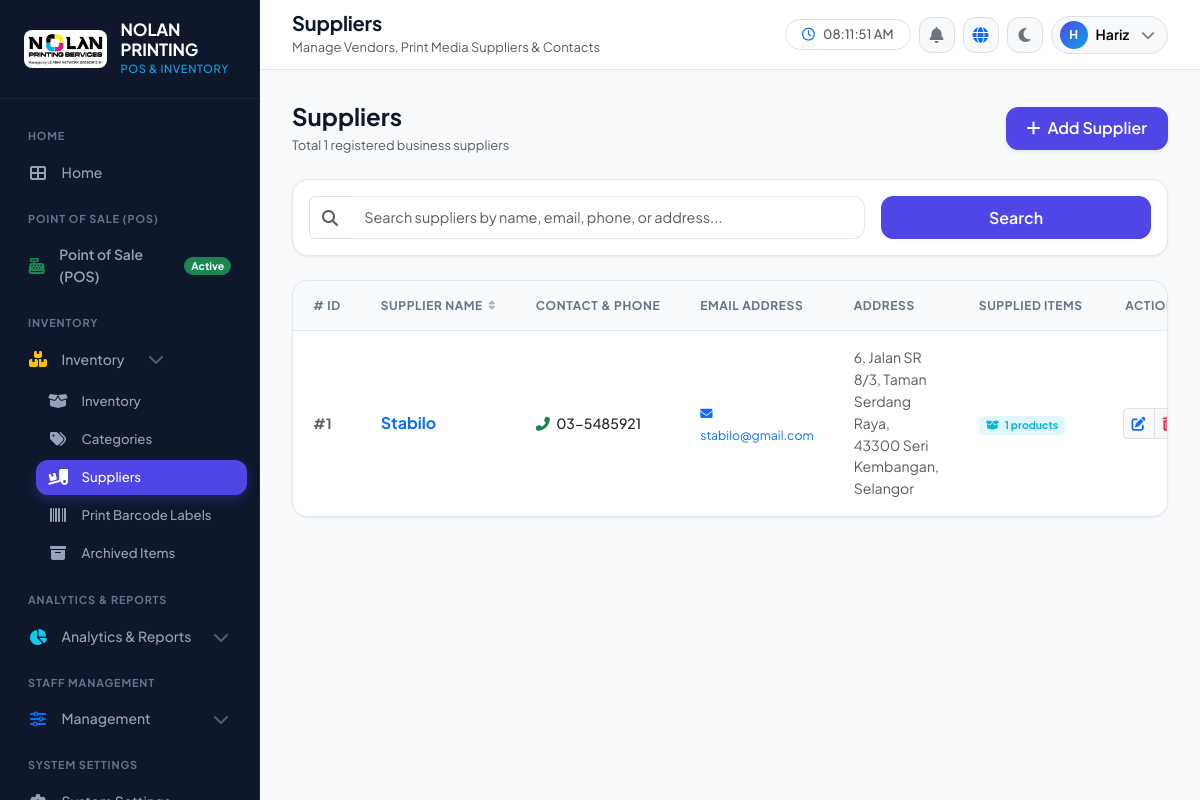
The page /legacy_php/suppliers.php (signed in) on the database its author committed.
### tables this page shows
CREATE TABLE `suppliers` (
  `id` int(11) NOT NULL,
  `name` varchar(255) NOT NULL,
  `contact` varchar(50) DEFAULT NULL,
  `email` varchar(100) DEFAULT NULL,
  `address` text DEFAULT NULL,
  `created_at` timestamp NOT NULL DEFAULT current_timestamp()
);

### legacy_php/db.php (called while the page is built, shortened)
<?php
function __($key) {
    global $translations;
    $lang = $_SESSION['lang'] ?? 'en';
    return $translations[$lang][$key] ?? $key;
}

### legacy_php/suppliers.php (the view, shortened to what this page needs)
<?php
require 'db.php';
$role = $_SESSION['role'];
$search = trim($_GET['search'] ?? '');
$limit = 10;
$page = max(1, (int)($_GET['page'] ?? 1));
$offset = ($page - 1) * $limit;
$sortBy = $_GET['sort_by'] ?? 's.name';
$sortOrder = strtoupper($_GET['sort_order'] ?? 'ASC') === 'DESC' ? 'DESC' : 'ASC';
$conditions = [];
$params = [];
$whereClause = !empty($conditions) ? "WHERE " . implode(" AND ", $conditions) : "";
$countStmt = $pdo->prepare("SELECT COUNT(*) FROM suppliers s $whereClause");
$countStmt->execute($params);
$totalSuppliers = (int)$countStmt->fetchColumn();
$query = "SELECT s.*, COUNT(p.id) as product_count
    FROM suppliers s
    LEFT JOIN products p ON s.id = p.supplier_id AND p.status = 'active'
    $whereClause
    GROUP BY s.id
    ORDER BY $sortBy $sortOrder
    LIMIT $limit OFFSET $offset";
$stmt = $pdo->prepare($query);
$stmt->execute($params);
$suppliers = $stmt->fetchAll();
?>
<!DOCTYPE html>
<html lang="<?= $_SESSION['lang'] ?? 'en' ?>">
<head>
    <link href="https://cdn.jsdelivr.net/npm/bootstrap@5.3.2/dist/css/bootstrap.min.css" rel="stylesheet">
    <link rel="stylesheet" href="https://cdnjs.cloudflare.com/ajax/libs/font-awesome/6.5.1/css/all.min.css">
    <link rel="stylesheet" href="assets/css/app.css">
</head>
<body>
    <div class="app-wrapper">
        <?php include 'sidebar.php'; ?>
        <div class="main-content-wrapper">
            <?php include 'header.php'; ?>
            <main class="content-body">
                <div class="d-flex flex-wrap justify-content-between align-items-center gap-3 mb-4">
                    <div>
                        <h4 class="fw-bold mb-1"><?= __('suppliers') ?></h4>
                        <p class="text-muted small mb-0">Total <?= $totalSuppliers ?> registered business suppliers</p>
                    </div>
                    <div class="d-flex gap-2">
                        <button type="button" class="btn btn-primary shadow-sm" data-bs-toggle="modal" data-bs-target="#addSupplierModal">
                            <i class="fas fa-plus me-1"></i> Add Supplier
                        </button>
                    </div>
                </div>
                <div class="card-modern p-3 mb-4">
                    <form method="GET" class="row g-3 align-items-center">
                        <div class="col-md-8">
                            <div class="input-group">
                                <span class="input-group-text bg-body border-end-0 text-muted"><i class="fas fa-search"></i></span>
                                <input type="text" name="search" class="form-control border-start-0" placeholder="Search suppliers by name, email, phone, or address..." value="<?= htmlspecialchars($search) ?>">
                            </div>
                        </div>
                        <div class="col-md-4 d-flex gap-2">
                            <button type="submit" class="btn btn-primary flex-grow-1">Search</button>
                        </div>
                    </form>
                </div>
                <div class="table-modern-wrapper">
                    <div class="table-responsive">
                        <table class="table table-modern">
                            <thead>
                                <tr>
                                    <th># ID</th>
                                    <th>
                                        <a href="?search=<?= urlencode($search) ?>&sort_by=s.name&sort_order=<?= ($sortBy === 's.name' && $sortOrder === 'ASC') ? 'DESC' : 'ASC' ?>">
                                            Supplier Name <i class="fas fa-sort small opacity-50"></i>
                                        </a>
                                    </th>
                                    <th>Contact & Phone</th>
                                    <th>Email Address</th>
                                    <th>Address</th>
                                    <th>Supplied Items</th>
                                    <th class="text-end">Actions</th>
                                </tr>
                            </thead>
                            <tbody>
                                <?php if (empty($suppliers)): ?>
                                    <tr>
                                        <td colspan="7" class="text-center py-5 text-muted">
                                            <i class="fas fa-truck-ramp-box fa-3x opacity-25 mb-2 d-block"></i>
                                            No suppliers found matching your query.
                                        </td>
                                    </tr>
                                <?php else: ?>
                                    <?php foreach ($suppliers as $s): ?>
                                        <tr>
                                            <td class="fw-bold text-muted">#<?= $s['id'] ?></td>
                                            <td>
                                                <div class="fw-bold fs-6 text-primary"><?= htmlspecialchars($s['name']) ?></div>
                                            </td>
                                            <td>
                                                <?php if (!empty($s['contact'])): ?>
                                                    <a href="tel:<?= htmlspecialchars($s['contact']) ?>" class="text-decoration-none fw-medium text-body">
                                                        <i class="fas fa-phone-alt text-success me-1"></i> <?= htmlspecialchars($s['contact']) ?>
                                                    </a>
                                                <?php else: ?>
                                                    <span class="text-muted small">N/A</span>
                                                <?php endif; ?>
                                            </td>
                                            <td>
                                                <?php if (!empty($s['email'])): ?>
                                                    <a href="mailto:<?= htmlspecialchars($s['email']) ?>" class="text-decoration-none text-primary small">
                                                        <i class="fas fa-envelope me-1"></i> <?= htmlspecialchars($s['email']) ?>
                                                    </a>
                                                <?php else: ?>
                                                    <span class="text-muted small">N/A</span>
                                                <?php endif; ?>
                                            </td>
                                            <td class="small text-muted" style="max-width: 250px;">
                                                <?= htmlspecialchars($s['address'] ?? 'N/A') ?>
                                            </td>
                                            <td>
                                                <a href="inventory.php?supplier=<?= $s['id'] ?>" class="badge badge-soft-info text-decoration-none">
                                                    <i class="fas fa-box-open me-1"></i> <?= $s['product_count'] ?> products
                                                </a>
                                            </td>
                                            <td class="text-end">
                                                <div class="btn-group btn-group-sm">
                                                    <button type="button" class="btn btn-light border text-primary" title="Edit Supplier" onclick='openEditSupplier(<?= json_encode($s) ?>)'>
                                                        <i class="fas fa-edit"></i>
                                                    </button>
                                                    <?php if ($role === 'owner'): ?>
                                                        <button type="button" class="btn btn-light border text-danger" title="Delete Supplier" onclick="confirmDeleteSupplier(<?= $s['id'] ?>, '<?= htmlspecialchars(addslashes($s['name'])) ?>')">
                                                            <i class="fas fa-trash-alt"></i>
                                                        </button>
                                                    <?php endif; ?>
                                                </div>
                                            </td>
                                        </tr>
                                    <?php endforeach; ?>
                                <?php endif; ?>
                            </tbody>
                        </table>
                    </div>
                </div>
            </main>
        </div>
    </div>
</body>
</html>

### assets/css/app.css (style rules this page uses)
:root { --brand-primary: #4f46e5; --brand-primary-hover: #4338ca; --brand-primary-light: rgba(79, 70, 229, 0.1); --brand-secondary: #0ea5e9; --brand-accent: #8b5cf6; --success: #10b981; --success-light: rgba(16, 185, 129, 0.12); --warning: #f59e0b; --warning-light: rgba(245, 158, 11, 0.12); --danger: #ef4444; --danger-light: rgba(239, 68, 68, 0.12); --info: #06b6d4; --info-light: rgba(6, 182, 212, 0.12); --bg-body: #f8fafc; --bg-surface: #ffffff; --bg-surface-elevated: #ffffff; --bg-sidebar: #0f172a; --bg-sidebar-active: #4f46e5; --bg-sidebar-hover: #1e293b; --text-main: #0f172a; --text-muted: #64748b; --text-light: #94a3b8; --text-inverse: #f8fafc; --border-color: #e2e8f0; --border-focus: #4f46e5; --sidebar-width: 260px; --topbar-height: 70px; --shadow-sm: 0 1px 3px rgba(0, 0, 0, 0.05), 0 1px 2px rgba(0, 0, 0, 0.03); --shadow-md: 0 4px 6px -1px rgba(0, 0, 0, 0.07), 0 2px 4px -1px rgba(0, 0, 0, 0.04); --shadow-lg: 0 10px 15px -3px rgba(0, 0, 0, 0.08), 0 4px 6px -2px rgba(0, 0, 0, 0.03); --shadow-xl: 0 20px 25px -5px rgba(0, 0, 0, 0.1), 0 10px 10px -5px rgba(0, 0, 0, 0.04); --radius-sm: 8px; --radius-md: 12px; --radius-lg: 16px; --radius-xl: 20px; --radius-full: 9999px; --transition-fast: 0.15s ease; --transition-normal: 0.25s ease; }
* { box-sizing: border-box; margin: 0; padding: 0; }
body { font-family: 'Plus Jakarta Sans', -apple-system, BlinkMacSystemFont, sans-serif; background-color: var(--bg-body); color: var(--text-main); font-size: 0.925rem; line-height: 1.55; -webkit-font-smoothing: antialiased; transition: background-color var(--transition-normal), color var(--transition-normal); }
.app-wrapper { display: flex; min-height: 100vh; width: 100%; }
.main-content-wrapper { margin-left: var(--sidebar-width); flex-grow: 1; display: flex; flex-direction: column; min-width: 0; transition: margin-left var(--transition-normal); }
.content-body { padding: 2rem; flex-grow: 1; }
.card-modern { background: var(--bg-surface); border: 1px solid var(--border-color); border-radius: var(--radius-lg); box-shadow: var(--shadow-sm); transition: transform var(--transition-fast), box-shadow var(--transition-fast), border-color var(--transition-fast); }
.table-modern-wrapper { background: var(--bg-surface); border: 1px solid var(--border-color); border-radius: var(--radius-lg); box-shadow: var(--shadow-sm); overflow: hidden; }
.table-modern { width: 100%; margin-bottom: 0; border-collapse: separate; border-spacing: 0; }
.table-modern thead th { background: var(--bg-body); color: var(--text-muted); font-size: 0.75rem; font-weight: 700; text-transform: uppercase; letter-spacing: 0.05em; padding: 0.95rem 1.25rem; border-bottom: 1px solid var(--border-color); border-top: none; white-space: nowrap; }
.table-modern thead th a { color: inherit; text-decoration: none; display: inline-flex; align-items: center; gap: 0.35rem; }
.table-modern tbody td { padding: 1rem 1.25rem; vertical-align: middle; border-bottom: 1px solid var(--border-color); color: var(--text-main); font-size: 0.88rem; }
.table-modern tbody tr:last-child td { border-bottom: none; }
.table-modern tbody tr { transition: background-color var(--transition-fast); }
.badge-soft-info { background: var(--info-light); color: var(--info); }
.btn-primary { background: var(--brand-primary); border-color: var(--brand-primary); font-weight: 600; border-radius: var(--radius-md); padding: 0.55rem 1.25rem; transition: all var(--transition-fast); }
.form-control, .form-select { border-radius: var(--radius-md); border: 1px solid var(--border-color); background-color: var(--bg-surface); color: var(--text-main); padding: 0.6rem 0.95rem; font-size: 0.9rem; transition: border-color var(--transition-fast), box-shadow var(--transition-fast); }

### rows shown on the page
suppliers: id "1", name "Stabilo", contact "03-5485921", email "stabilo@gmail.com", address "6, Jalan SR 8/3, Taman Serdang Raya, 43300 Seri Kembangan, Selangor", product_count "1"

### other values the page prints
__('home') "HOME"
__('home') "Home"
__('pos') "POINT OF SALE (POS)"
__('pos') "Point of Sale (POS)"
__('inventory') "INVENTORY"
__('inventory') "Inventory"
__('manage_categories') "Categories"
__('suppliers') "Suppliers"
__('print_barcodes') "Print Barcode Labels"
__('archived_products') "Archived Items"
__('analytics') "ANALYTICS & REPORTS"
__('analytics') "Analytics & Reports"
__('staff') "STAFF MANAGEMENT"
__('settings') "SYSTEM SETTINGS"
$pageTitle "Suppliers"
